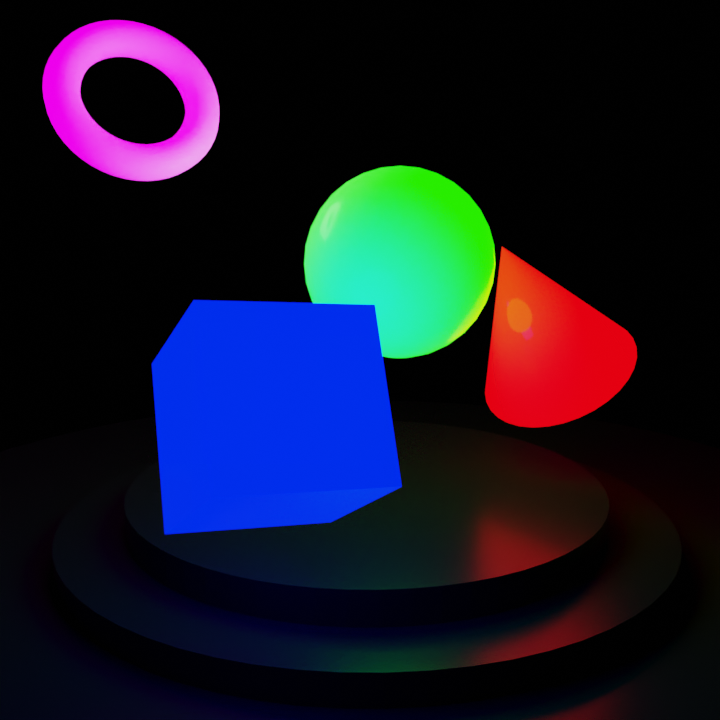
#> input picture tarea_01/images/shapes.png, 720 x 720 px, found by its file name
$ jupyter execute --allow-errors tarea_01_parteA.ipynb   (shell and % lines are left out)
#> lines starting #> are read from the running program, lines starting #| are printed output that depends on the picture; after the words box and inside, x2 and y2 are one past the last pixel; in counts of white or black regions, pixels touching at a corner belong together
# Tarea 1: Visión Computacional

ME4707 - Robótica - Semestre 2021-1

Profesor: Juan C. Zagal - Auxiliar: Cristián Herrera - Laboratorios: Raimundo Lorca

# Instalación
## 1. Google Colab
En esta tarea, que se trabajará durante los primeros cuatro laboratorios computacionales, se utilizará Python 3 y la librería de visión computacional OpenCV. La forma más fácil de tener un ambiente de desarrollo de Python con todas las bibliotecas más comunes es utilizar **Google Colaboratory**. Colaboratory es un entorno Jupyter notebook gratuito que se ejecuta completamente en la nube. Puede escribir y ejecutar código, y solo requiere de una cuenta google.

https://colab.research.google.com/notebooks/welcome.ipynb

Debe trabajar sobre este mismo archivo .ipynb completando lo que se solicita en cada problema.

## 2. OpenCV
En esta tarea se utilizará principalmente **OpenCV**. La Open Surce Computer Vision es una librería especializada en herramientas de visión computacional y en todo lo que respecta a visión artificial en general. De este modo provee de funcionalidades de todo tipo de complejidad, desde operaciones básicas de procesamiento de imágenes, hasta algoritmos de reconocimiento de objetos.

Por supuesto, esta librería cuenta con su documentación correspondiente. En esta puede encontrar descripciones más detalladas de sus funcionalidades, así como también ejemplos, tutoriales y otros.

https://docs.opencv.org/master/

##3. Imágenes

Para facilitar la carga de los archivos necesarios para completar la tarea, se ha habilitado un directorio en el github del curso `roboticafcfm`. Para clonar el repositorio en el entorno de Colab solo debe ejecutar el siguiente bloque de código.

[cell 1]
%cd /content/roboticafcfm

# Problema 1: Image Masking
Como se ha visto en las clases del curso, las imágenes digitales consisten en arreglos discretos de valores numéricos, donde cada valor define la intensidad de iluminación que posee un punto `pixel` específico en la imagen.

Por ejemplo, cargue la imagen `shapes.png` e imprima las dimensiones de esta. Esto lo puede hacer mediante el siguiente código:

[cell 2]
# el módulo matplotlib.plt nos permite visualizar las imágenes
# el módulo numpy contiene herramientas para arreglos numéricos
from matplotlib import pyplot as plt
import numpy as np
import cv2

# para leer una imagen, hay que ingresar su ubicación en la función cv2.imread
img = cv2.imread('tarea_01//images//shapes.png')
#> img is the input picture: shape (720, 720, 3); mean B, G, R 42, 22.9, 22.1

# las dimensiones de la imagen pueden ser obtenidas utilizando el atributo .shape
print('la imagen shapes.png tiene dimensiones: ', img.shape )
#| la imagen shapes.png tiene dimensiones:  (720, 720, 3)

Se puede notar que la imagen es un arreglo o bien, matriz de tres dimensiones `720x720x3`. En este caso, el primer valor corresponde a la altura `height` de la imagen, el segundo al ancho `width` de esta, y el último a la cantidad de canales que posee. Así, se trata de una imagen de 720x720 de 3 canales RGB.

Ahora, al cargar imágenes utilizando cv2.imread estas son cargadas como BGR y no RGB, por lo que los canales están inicialmente "mal asignados", por lo que deberán ser cambiados para poder visualizar las imagenes de manera correcta si queremos utilizar *matplotlib*. Para corregir esto existe la función `cv2.cvtColor` con la cual es posible cambiar el colorspace de la imagen.

[cell 3]
# leer imagen
img = cv2.imread('tarea_01//images//shapes.png')

# mostrar imagen en BGR
fig = plt.figure(figsize=(6, 6))
plt.imshow(img)
plt.axis('off')

# corregir a RGB
img_rgb = cv2.cvtColor(img, cv2.COLOR_BGR2RGB)

# mostrar imagen en RGB (correcta)
fig = plt.figure(figsize=(6, 6))
plt.imshow(img_rgb)
plt.axis('off')

# también se puede convertir a escala de grises
img_gray = cv2.cvtColor(img, cv2.COLOR_BGR2GRAY)
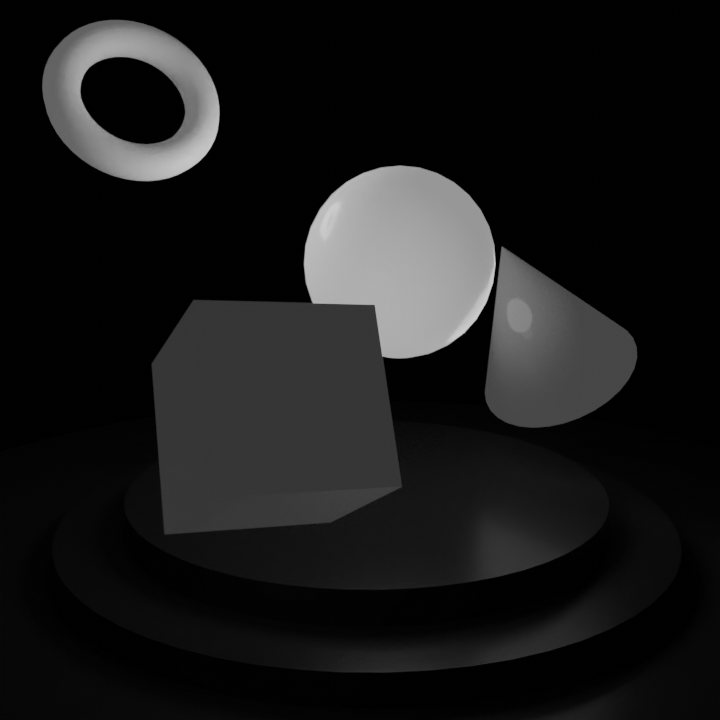
#> img_gray: shape (720, 720); min 0, max 204, mean 24.8
fig = plt.figure(figsize=(6, 6))
plt.imshow(img_gray, cmap='gray')
plt.axis('off')

Como se puede ver, la imagen consiste principalmente cuatro objetos brillantes de distintos colores. No obstante, existe un poco de contenido adicional que no parece muy relevante y que podría ser removido (reflexiones en el suelo). Así, se podría procesar la imagen de tal manera de aislar las figuras tal como se muestra en la siguiente imagen:

Para lograr lo anterior se puede generar una máscara `mask` a partir de una imagen binarizada y multiplicar esta con la imagen original.

En términos simples, una `mask` no es más que que un arreglo binario que describe las zonas de interés de una imagen, y por tanto, permite realizar segmentaciones como la mostrada a continuación.

Una forma de binarizar una imagen es utilizando la función `cv2.inRange(img, umbral, 255)`, donde `umbral` indica el valor que define la segementación del resultado. También se puede utilizar la función `cv2.threshold` que podrá encontrar en la documentación.

[cell 4]
# ---
# leer imagen
img = cv2.imread('tarea_01//images//shapes.png')
img = cv2.cvtColor(img, cv2.COLOR_BGR2RGB)

# convertir a escala de grises
img_gray = cv2.cvtColor(img, cv2.COLOR_RGB2GRAY)

fig = plt.figure(figsize=(6, 6))
plt.imshow(img_gray, cmap='gray')
plt.axis('off')

# ---
# binarizar con cv2.inRange
# **los valores de la máscara deben estar entre 0 y 1
mask = cv2.inRange(img_gray, 20, 255)
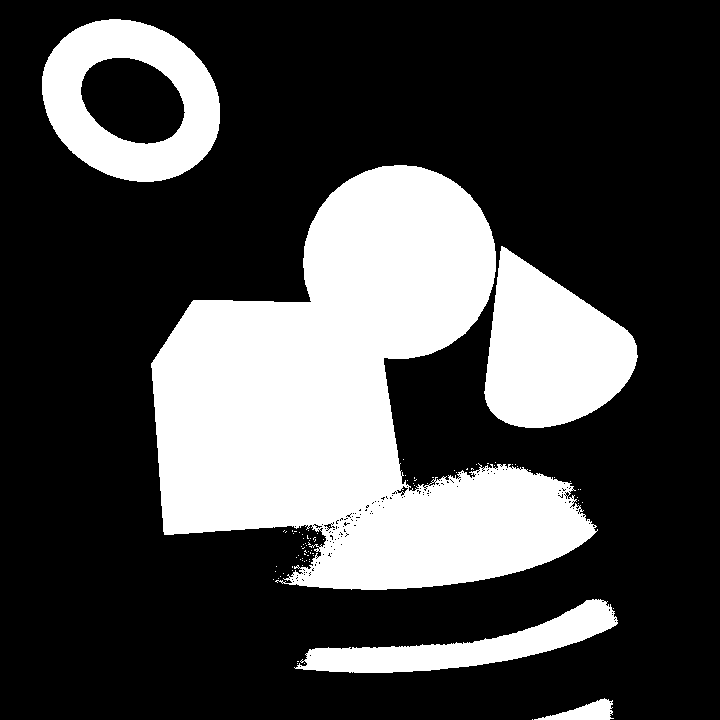
#> mask: shape (720, 720); 28.1% white; 88 white regions (83 under 20 px), largest, box (x1, y1, x2, y2) and area: (151, 165, 598, 590) 102419, (484, 246, 638, 428) 18248, (42, 19, 220, 182) 15802, (294, 599, 618, 673) 8317, (534, 698, 614, 720) 857
mask = mask/255

fig = plt.figure(figsize=(6, 6))
plt.imshow(mask, cmap='gray')
plt.axis('off')

# ---
# multiplicar máscara con imagen original

# inicializar nueva imagen img_mask
img_mask = np.zeros_like(img)

# para cada uno de los canales en img
for c in range(3):
  img_mask[:,:,c] = np.multiply(img[:,:,c], mask)
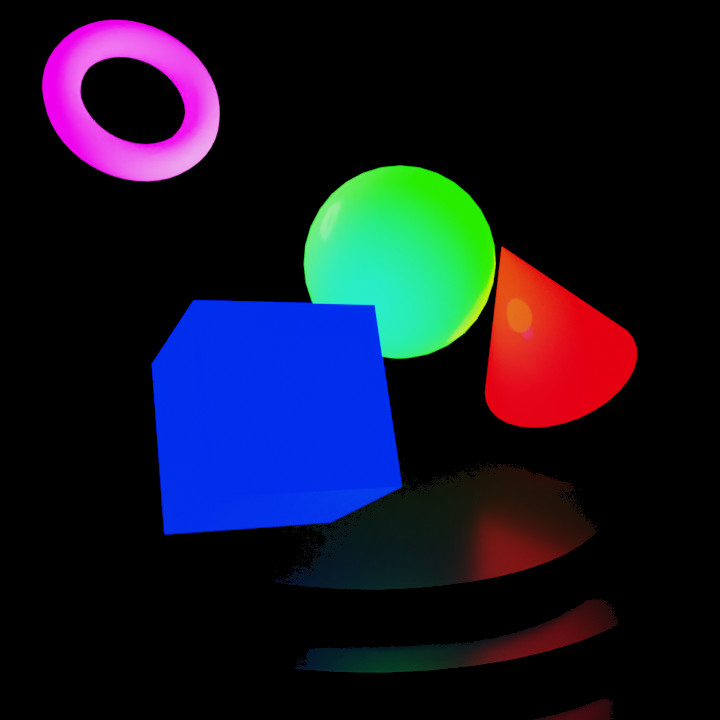
#> img_mask: shape (720, 720, 3); mean R, G, B 20.2, 21.2, 38.1

fig = plt.figure(figsize=(6, 6))
plt.imshow(img_mask)
plt.axis('off')
